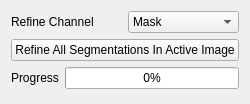
         <widget class="QWidget" name="page_2">
          <property name="geometry">
           <rect>
            <x>0</x>
            <y>0</y>
            <width>224</width>
            <height>104</height>
           </rect>
          </property>
          <attribute name="label">
           <string>Refine Settings (ColiCoords)</string>
          </attribute>
          <layout class="QVBoxLayout" name="verticalLayout_36">
           <item>
            <layout class="QGridLayout" name="gridLayout_17">
             <item row="0" column="0">
              <widget class="QLabel" name="label_87">
               <property name="text">
                <string>Refine Channel</string>
               </property>
              </widget>
             </item>
             <item row="0" column="1">
              <widget class="QComboBox" name="refine_channel">
               <item>
                <property name="text">
                 <string>Mask</string>
                </property>
               </item>
              </widget>
             </item>
            </layout>
           </item>
           <item>
            <widget class="QPushButton" name="refine_all">
             <property name="text">
              <string>Refine All Segmentations In Active Image</string>
             </property>
            </widget>
           </item>
           <item>
            <layout class="QFormLayout" name="formLayout">
             <item row="0" column="0">
              <widget class="QLabel" name="label_17">
               <property name="text">
                <string>Progress</string>
               </property>
              </widget>
             </item>
             <item row="0" column="1">
              <widget class="QProgressBar" name="modify_progressbar">
               <property name="value">
                <number>0</number>
               </property>
               <property name="textVisible">
                <bool>true</bool>
               </property>
              </widget>
             </item>
            </layout>
           </item>
           <item>
            <spacer name="verticalSpacer_54">
             <property name="orientation">
              <enum>Qt::Vertical</enum>
             </property>
             <property name="sizeHint" stdset="0">
              <size>
               <width>20</width>
               <height>40</height>
              </size>
             </property>
            </spacer>
           </item>
          </layout>
         </widget>
